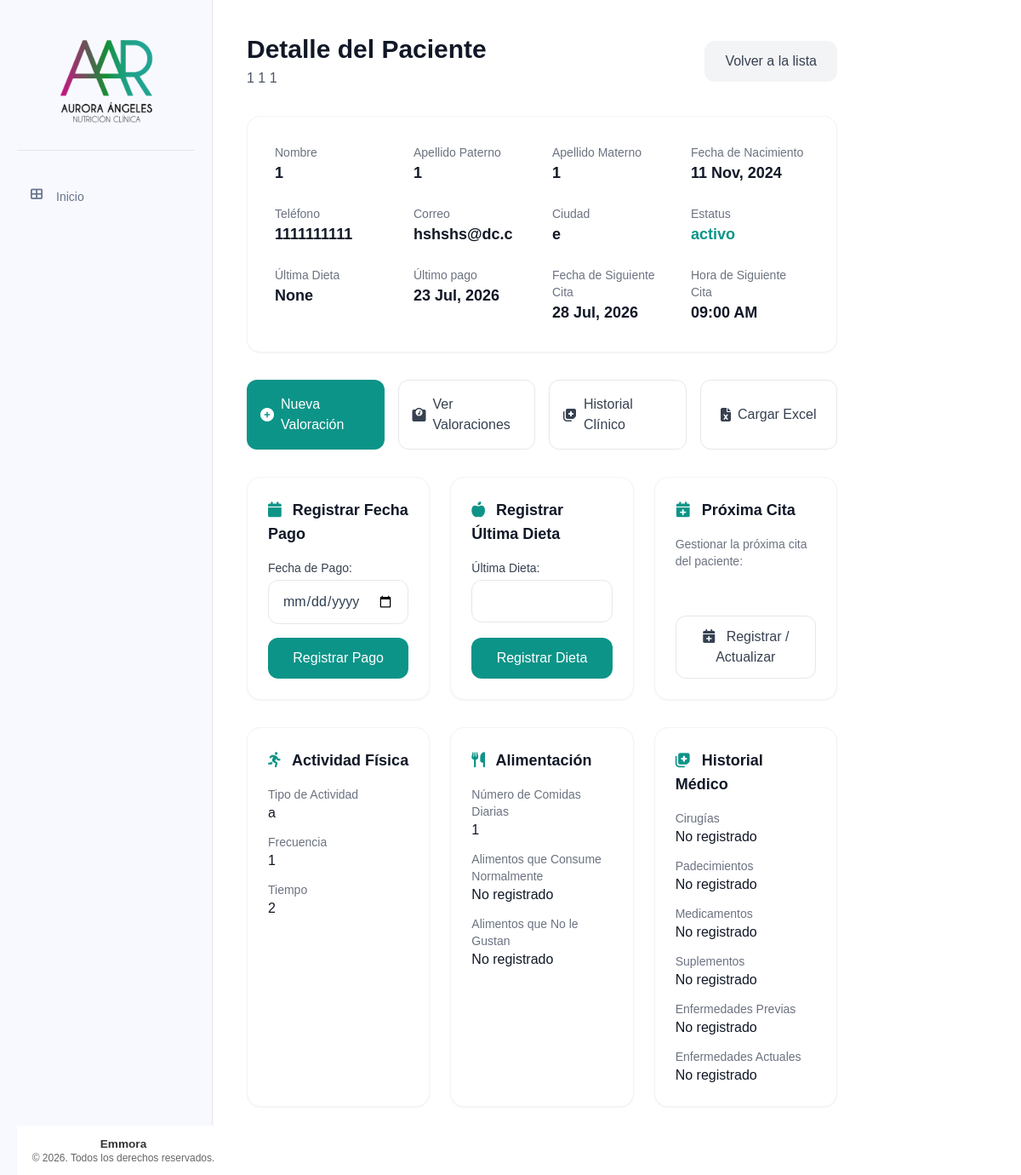
Before: /pacientes/7 with the older database file.
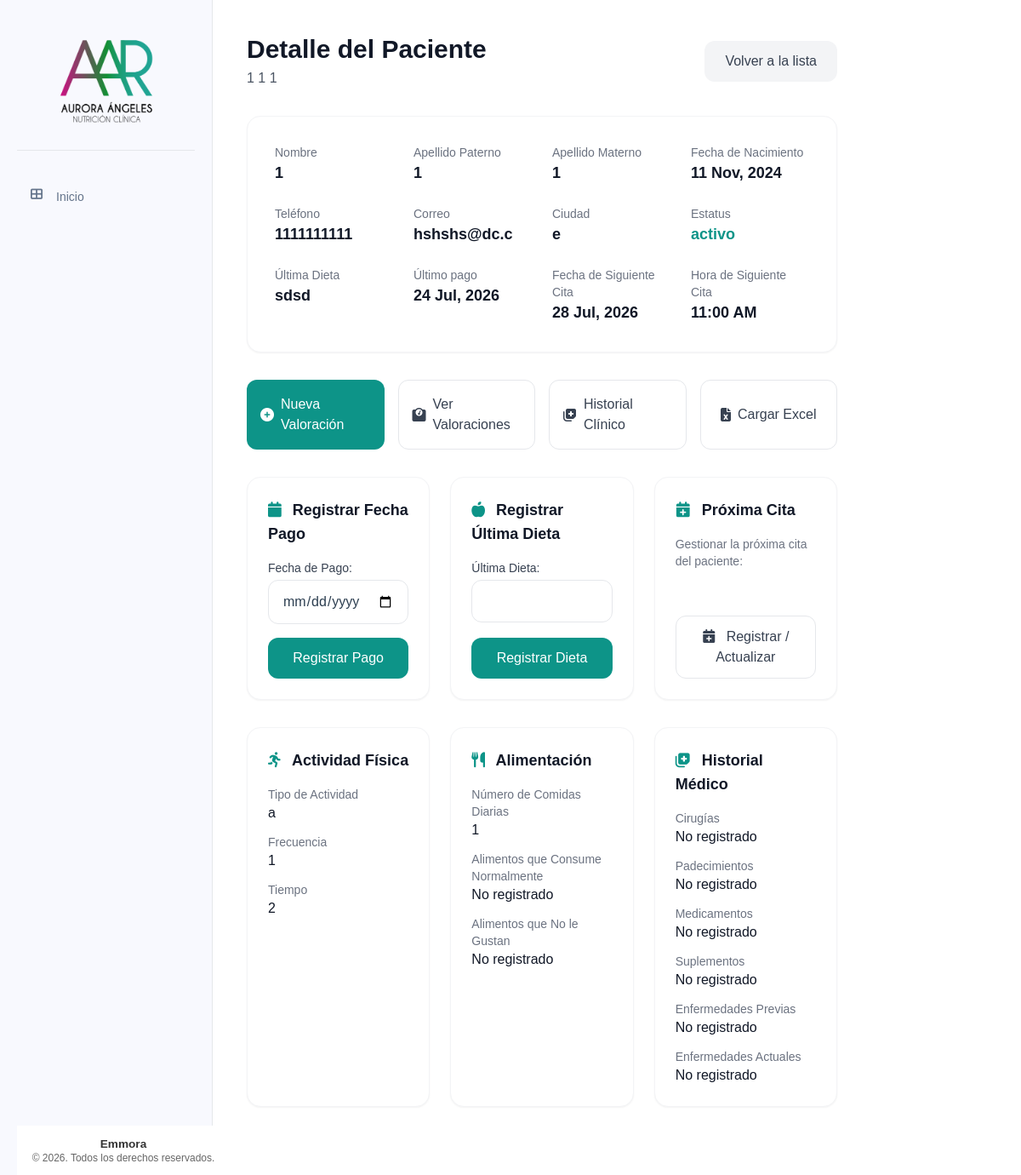
After: the same page with the newer database file.
### tables this page shows
CREATE TABLE pagos (
    id INTEGER PRIMARY KEY AUTOINCREMENT,
    paciente_id INTEGER NOT NULL,
    fecha_pago DATE NOT NULL,
    FOREIGN KEY (paciente_id) REFERENCES pacientes (id)
);

CREATE TABLE valoracion_antropometrica (
    id INTEGER PRIMARY KEY AUTOINCREMENT,
    paciente_id INTEGER NOT NULL,
    numero_cita INTEGER NOT NULL,
    fecha DATE NOT NULL,
    estatura FLOAT NOT NULL,
    peso FLOAT NOT NULL,
    imc FLOAT NOT NULL,
    grasa FLOAT NOT NULL,
    cintura FLOAT NOT NULL,
    torax FLOAT NOT NULL,
    brazo FLOAT NOT NULL,
    cadera FLOAT NOT NULL,
    pierna FLOAT NOT NULL,
    pantorrilla FLOAT NOT NULL,
    tension_arterial TEXT NOT NULL,
    frecuencia_cardiaca INTEGER NOT NULL,
    bicep FLOAT NOT NULL,
    tricep FLOAT NOT NULL,
    suprailiaco FLOAT NOT NULL,
    subescapular FLOAT NOT NULL,
    femoral FLOAT,
    porcentaje_grasa TEXT NOT NULL,
    --porcentaje_grasa_fem FLOAT NOT NULL,
    ultima_dieta TEXT,
    FOREIGN KEY (paciente_id) REFERENCES pacientes (id)
);

### app/controllers/pacientes.py (the view, shortened to what this page needs)
@pacientes.route('/<int:id>', methods=['GET', 'POST'])
def detalle_paciente(id):
    paciente = Paciente.obtener_por_id(id)
    if paciente is None:
        flash('Paciente no encontrado', 'error')
        return redirect(url_for('pacientes.lista_pacientes'))
    ultimo_pago = Pago.obtener_ultimo_pago(id)
    historial = HistorialClinico.obtener_por_paciente_id(id)
    ultima_valoracion = ValoracionAntropometrica.obtener_ultima_por_paciente(id)
    cita_id = request.args.get('cita_id', None)
    cita = None
    if cita_id:
        cita = Cita.obtener_por_id(cita_id)
    siguiente_cita_data = Cita.obtener_siguiente_cita(id)
    siguiente_cita = None
    if siguiente_cita_data:
        fecha_str = siguiente_cita_data['fecha']
        hora_str = siguiente_cita_data['hora']
        siguiente_cita = datetime.strptime(f"{fecha_str} {hora_str}", '%Y-%m-%d %H:%M')
    today = datetime.now()
    return render_template('pacientes/detalle_paciente.html',
                            paciente=paciente,
                            ultimo_pago=ultimo_pago,
                            historial=historial,
                            ultima_valoracion=ultima_valoracion,
                            cita=cita,
                            siguiente_cita=siguiente_cita,
                            today=today)

### app/db.py (called while the page is built)
def get_db():
    if 'db' not in g:
        try:
            db_path = os.environ.get('DATABASE_URL', 'pacientes.db')
            g.db = sqlite3.connect(
                db_path,
                detect_types=sqlite3.PARSE_DECLTYPES
            )
            g.db.row_factory = sqlite3.Row
        except sqlite3.Error as e:
            logger.error(f"Error crítico al conectar con la base de datos SQLite: {e}")
            raise e
    return g.db

def query_db(query, args=(), one=False):
    try:
        cur = get_db().execute(query, args)
        rv = cur.fetchall()
        cur.close()
        return (rv[0] if rv else None) if one else rv
    except sqlite3.Error as e:
        logger.error(f"Error al ejecutar query: {query}. Args: {args}. Detalle: {e}")
        raise e

### app/models/cita.py (called while the page is built)
    @staticmethod
    def obtener_siguiente_cita(paciente_id):
        result = query_db('''
            SELECT id, fecha, hora FROM citas
            WHERE paciente_id = ? AND fecha >= ?
            ORDER BY fecha ASC, hora ASC LIMIT 1
        ''', [paciente_id, datetime.now().strftime('%Y-%m-%d')], one=True)
        return result if result else None

### app/templates/pacientes/detalle_paciente.html (shortened to what the changed rows need)
{% extends "base/base.html" %}
{% block content %}
<div class="max-w-6xl mx-auto">
    <div class="mb-8 flex items-center justify-between">
        <div>
            <h1 class="text-3xl font-bold text-gray-900">Detalle del Paciente</h1>
        </div>
    </div>
    <div class="bg-white p-8 rounded-2xl shadow-sm border border-gray-100 mb-8">
        <div class="grid grid-cols-1 md:grid-cols-2 lg:grid-cols-4 gap-6">
            <div>
                <p class="text-sm text-gray-500 font-medium">Última Dieta</p>
                <p class="text-lg font-semibold text-gray-900">{{ ultima_valoracion['ultima_dieta']|default('No registrada') if ultima_valoracion else 'No registrada' }}</p>
            </div>
            <div>
                <p class="text-sm text-gray-500 font-medium">Último pago</p>
                <p class="text-lg font-semibold text-gray-900">{{ ultimo_pago['fecha_pago']|format_date if ultimo_pago else 'No registrado' }}</p>
            </div>
            <div>
                <p class="text-sm text-gray-500 font-medium">Hora de Siguiente Cita</p>
                <p class="text-lg font-semibold text-gray-900">
                    {% if siguiente_cita and siguiente_cita > today %}
                        {% set hora = siguiente_cita.strftime('%H:%M').split(':') %}
                        {{ '%02d:%02d %s' % (hora[0]|int % 12 or 12, hora[1]|int, 'AM' if hora[0]|int < 12 else 'PM') }}
                    {% else %}
                        ----
                    {% endif %}
                </p>
            </div>
        </div>
    </div>
</div>
{% endblock %}

Changed rows visible on the page:
no longer on this page (row unchanged): pagos: fecha_pago "23 Jul, 2026"
now on this page (row edited): valoracion_antropometrica: ultima_dieta "sdsd"
added pagos: fecha_pago "24 Jul, 2026"
Other visible differences:
text no longer shown: "09:00 AM None"
text now shown: "11:00 AM"
